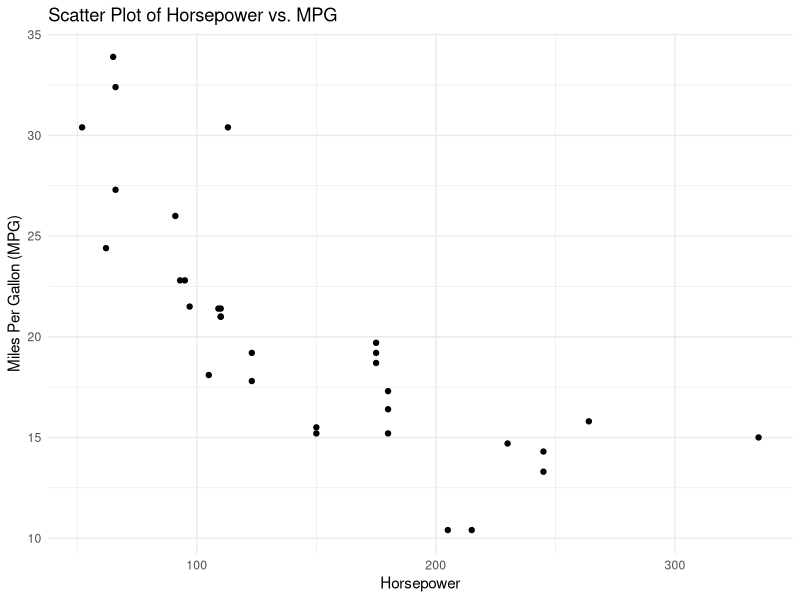

Here is the R script that generated this plot:
## ---- chunk 1
# Load necessary libraries
library(ggplot2)
## ---- chunk 2
# Print the first few rows of the dataset
head(mtcars)
## ---- chunk 3
# Summary statistics of the dataset
summary(mtcars)
## ---- chunk 4
# Create a scatter plot of mpg vs hp
ggplot(mtcars, aes(x = hp, y = mpg)) +
  geom_point() +
  labs(title = "Scatter Plot of Horsepower vs. MPG",
       x = "Horsepower",
       y = "Miles Per Gallon (MPG)") +
  theme_minimal()
